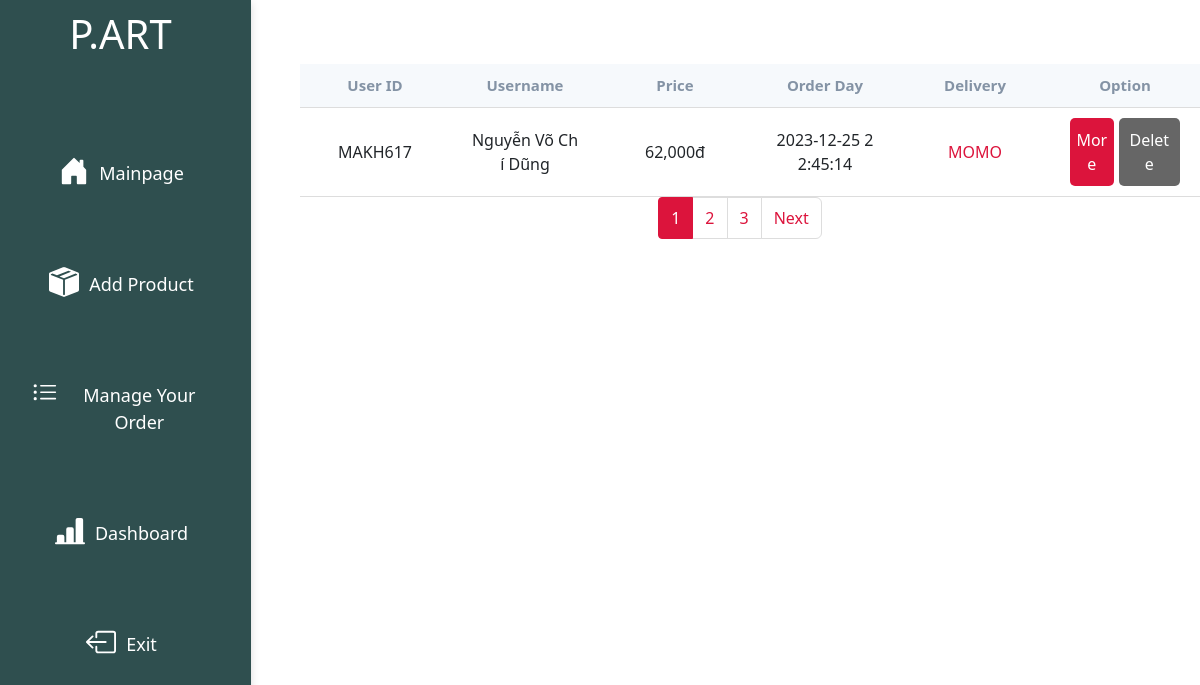
Screenshot of /index.php?page=manage_order (signed in) with the database file from the repository.
### tables this page shows
CREATE TABLE `dathang` (
  `id_dathang` int(11) NOT NULL,
  `madathang` varchar(50) NOT NULL,
  `makh` varchar(100) NOT NULL,
  `trangthai` varchar(100) DEFAULT NULL,
  `tongtien` int(11) NOT NULL,
  `ngaydathang` datetime DEFAULT current_timestamp(),
  `giaohang` varchar(10) NOT NULL,
  `id_kh` int(11) NOT NULL
);

CREATE TABLE `khachhang` (
  `makh` varchar(100) NOT NULL,
  `tenkh` varchar(100) DEFAULT NULL,
  `diachi` varchar(255) DEFAULT NULL,
  `email` varchar(100) DEFAULT NULL,
  `sdt` int(11) DEFAULT NULL,
  `id_kh` int(11) NOT NULL
);

### views/admin/manage_order.php (the view, shortened to what this page needs)
<?php
    $item_per_page = !empty($_GET['per_page']) ? $_GET['per_page'] : 5;
    $current_page = !empty($_GET['pageitem']) ? $_GET['pageitem'] : 1;
    $offset = ($current_page - 1) * $item_per_page;
    $products = mysqli_query($conn, "SELECT * FROM `dathang` as dh, `khachhang` as kh WHERE kh.makh = dh.makh ORDER BY id_dathang DESC  LIMIT ".$item_per_page." OFFSET ".$offset);
    $totalRecords = mysqli_query($conn, "SELECT * FROM dathang");
    $totalRecords = $totalRecords -> num_rows;
    $totalPages = ceil($totalRecords / $item_per_page);
?>
<!DOCTYPE html>
<html lang="en">
<head>
    <link href="https://cdn.jsdelivr.net/npm/bootstrap@5.3.2/dist/css/bootstrap.min.css" rel="stylesheet">
    <link rel="stylesheet" href="./css/bsgrid.min.css" />
    <link rel="stylesheet" href="./css/admin.min.css" />
    <link rel="stylesheet" href="./css/style.min.css">
</head>
<body>
    <div class="with70">
        <div class="row">
        <div class="col-md-3 menu container-fluid">
                <div class="menu_option container-fluid">
                    <div class="menu_option-head"><h1>P.ART</h1></div>
                    <ul>
                        <li>
                            <a href="index.php?page=admin">Mainpage</a>
                        </li>
                        <li>
                            <a href="index.php?page=add_product">Add Product</a>
                        </li>
                        <li>
                            <a href="index.php?page=manage_order">Manage Your Order</a>
                        </li>
                        <li>
                            <svg xmlns="http://www.w3.org/2000/svg" width="30" height="30" fill="white" class="bi bi-bar-chart-line-fill" viewBox="0 0 16 16">
                                <path d="M11 2a1 1 0 0 1 1-1h2a1 1 0 0 1 1 1v12h.5a.5.5 0 0 1 0 1H.5a.5.5 0 0 1 0-1H1v-3a1 1 0 0 1 1-1h2a1 1 0 0 1 1 1v3h1V7a1 1 0 0 1 1-1h2a1 1 0 0 1 1 1v7h1z"/>
                              </svg>
                            <a href="index.php?page=thongke">Dashboard</a></li>
                        <li>
                            <a href="./index.php">Exit</a></li>
                    </ul>
                </div>
            </div>
            <div class="col-md-9">
                <div class="list">
                    <div class="menu_option-head">Product Management</div>
                    <table>
                        <thead>
                          <th>User ID</th>
                          <th>Username</th>
                          <th>Price</th>
                          <th>Order Day</th>
                          <th>Delivery</th>
                          <th>Option</th>
                        </thead>
                        <?php
                            foreach($products as $keyID => $valueID){
                                ?>
                                    <tr class="info-kh">
                                        <td><?php echo $valueID['makh']; ?></td>
                                        <td><?php echo $valueID['tenkh']; ?></td>
                                        <td><?php echo number_format($valueID['tongtien']); ?>đ</td>
                                        <td><?php echo $valueID['ngaydathang']; ?></td>
                                        <td><?php
                                            if($valueID['giaohang'] == 'MOMO'){
                                                ?>
                                                    <div style="color: crimson;"><?php echo $valueID['giaohang']; ?></div>
                                                <?php
                                            }if($valueID['giaohang'] == 'COD'){
                                                ?>
                                                <div><?php echo $valueID['giaohang']; ?></div>
                                            <?php
                                            }
                                            ?>
                                        </td>
                                        <td>
                                            <div class="d-flex" style="justify-content: center;">
                                                <a href="index.php?page=manage_order-details&id=<?php echo $valueID['makh']; ?>" class="duyet">More</a>
                                                <a href="index.php?page=xoadon&id=<?php echo $valueID['makh']; ?>" class="cancel" style="margin-right: 0;" onclick="return confirm('Confirm delete operation')">Delete</a>
                                            </div>
                                        </td>
                                    </tr>
                                <?php
                            }
                        ?>
                    </table>
                </div>
                        <ul class="pagination justify-content-center">
                            <?php
                                $param = "page=manage_order&";
                                        ?>
                                    <?php for ($num = 1; $num <= $totalPages; $num++) { ?>
                                        <?php if ($num != $current_page) { ?>
                                            <?php if ($num > $current_page - 3 && $num < $current_page + 3) { ?>
                                                <li class="page-item"><a class="page-link" href="?<?=$param?>per_page=<?= $item_per_page ?>&pageitem=<?= $num ?>"><?= $num ?></a></li>
                                            <?php } ?>
                                        <?php } else { ?>
                                            <li class="page-item active"><a class="page-link" href="?<?=$param?>per_page=<?= $item_per_page ?>&pageitem=<?= $num ?>"><?= $num ?></a></li>
                                        <?php } ?>
                                    <?php } ?>
                                    <?php
                                    if ($current_page < $totalPages - 1) {
                                        $next_page = $current_page + 1;
                                        ?>
                                        <li class="page-item"><a class="page-link" href="?<?=$param?>per_page=<?= $item_per_page ?>&pageitem=<?= $next_page ?>">Next</a></li>
                                    <?php
                                    }
                                        ?>
                            </ul>
            </div>
        </div>
    </div>
</body>
</html>

### css/navbar.css (style rules this page uses)
* { margin: 0; padding: 0; box-sizing: border-box; font-family: 'Open Sans', sans-serif; }

### rows the page displays
dathang: khachhang.makh "MAKH617", khachhang.tenkh "Nguyễn Võ Chí Dũng", tongtien "62,000", ngaydathang "2023-12-25 22:45:14", giaohang "MOMO"
